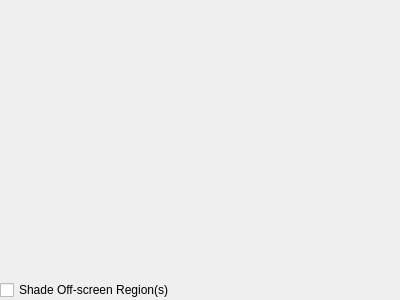
<?xml version="1.0" encoding="UTF-8"?>
<ui version="4.0">
 <class>NameTableVisualizerDockWidget</class>
 <widget class="QDockWidget" name="NameTableVisualizerDockWidget">
  <property name="geometry">
   <rect>
    <x>0</x>
    <y>0</y>
    <width>400</width>
    <height>300</height>
   </rect>
  </property>
  <property name="windowTitle">
   <string>NameTable Visualizer</string>
  </property>
  <widget class="QWidget" name="dockWidgetContents">
   <layout class="QGridLayout" name="gridLayout">
    <property name="leftMargin">
     <number>0</number>
    </property>
    <property name="topMargin">
     <number>0</number>
    </property>
    <property name="rightMargin">
     <number>0</number>
    </property>
    <property name="bottomMargin">
     <number>0</number>
    </property>
    <property name="spacing">
     <number>0</number>
    </property>
    <item row="0" column="0">
     <widget class="QFrame" name="frame">
      <property name="sizePolicy">
       <sizepolicy hsizetype="Preferred" vsizetype="Expanding">
        <horstretch>0</horstretch>
        <verstretch>0</verstretch>
       </sizepolicy>
      </property>
      <property name="frameShape">
       <enum>QFrame::NoFrame</enum>
      </property>
      <property name="frameShadow">
       <enum>QFrame::Sunken</enum>
      </property>
      <layout class="QGridLayout" name="gridLayout_2">
       <property name="leftMargin">
        <number>0</number>
       </property>
       <property name="topMargin">
        <number>0</number>
       </property>
       <property name="rightMargin">
        <number>0</number>
       </property>
       <property name="bottomMargin">
        <number>0</number>
       </property>
       <property name="spacing">
        <number>0</number>
       </property>
      </layout>
     </widget>
    </item>
    <item row="2" column="0">
     <layout class="QHBoxLayout" name="horizontalLayout_2">
      <item>
       <widget class="QCheckBox" name="showVisible">
        <property name="text">
         <string>Shade Off-screen Region(s)</string>
        </property>
       </widget>
      </item>
     </layout>
    </item>
   </layout>
  </widget>
 </widget>
 <resources/>
 <connections/>
</ui>
